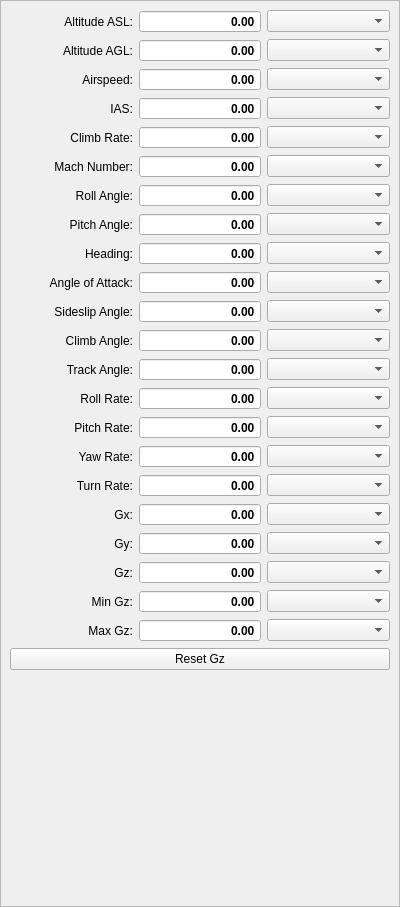
<?xml version="1.0" encoding="UTF-8"?>
<ui version="4.0">
 <class>DockWidgetData</class>
 <widget class="QDockWidget" name="DockWidgetData">
  <property name="geometry">
   <rect>
    <x>0</x>
    <y>0</y>
    <width>400</width>
    <height>907</height>
   </rect>
  </property>
  <property name="locale">
   <locale language="English" country="UnitedStates"/>
  </property>
  <property name="windowTitle">
   <string>Data</string>
  </property>
  <widget class="QWidget" name="dockWidgetContents">
   <layout class="QGridLayout" name="gridLayout_4">
    <property name="leftMargin">
     <number>0</number>
    </property>
    <property name="topMargin">
     <number>0</number>
    </property>
    <property name="rightMargin">
     <number>0</number>
    </property>
    <property name="bottomMargin">
     <number>0</number>
    </property>
    <item row="0" column="0">
     <widget class="QScrollArea" name="scrollArea">
      <property name="widgetResizable">
       <bool>true</bool>
      </property>
      <widget class="QWidget" name="scrollAreaWidgetContents">
       <property name="geometry">
        <rect>
         <x>0</x>
         <y>0</y>
         <width>398</width>
         <height>880</height>
        </rect>
       </property>
       <layout class="QGridLayout" name="gridLayout_3">
        <item row="0" column="0">
         <layout class="QGridLayout" name="gridLayout">
          <item row="12" column="2" rowspan="2">
           <widget class="ComboUnitsAngle" name="comboTrackAngle"/>
          </item>
          <item row="17" column="0">
           <widget class="QLabel" name="labelTurnRate">
            <property name="text">
             <string>Turn Rate:</string>
            </property>
            <property name="alignment">
             <set>Qt::AlignRight|Qt::AlignTrailing|Qt::AlignVCenter</set>
            </property>
           </widget>
          </item>
          <item row="17" column="1">
           <widget class="SpinBoxHighlight" name="spinTurnRate">
            <property name="font">
             <font>
              <weight>75</weight>
              <bold>true</bold>
             </font>
            </property>
            <property name="focusPolicy">
             <enum>Qt::NoFocus</enum>
            </property>
            <property name="alignment">
             <set>Qt::AlignRight|Qt::AlignTrailing|Qt::AlignVCenter</set>
            </property>
            <property name="readOnly">
             <bool>true</bool>
            </property>
            <property name="buttonSymbols">
             <enum>QAbstractSpinBox::NoButtons</enum>
            </property>
            <property name="minimum">
             <double>-99999.990000000005239</double>
            </property>
            <property name="maximum">
             <double>99999.990000000005239</double>
            </property>
           </widget>
          </item>
          <item row="17" column="2">
           <widget class="ComboUnitsRotation" name="comboTurnRate"/>
          </item>
          <item row="2" column="2">
           <widget class="ComboUnitsVelocity" name="comboAirspeed"/>
          </item>
          <item row="21" column="1">
           <widget class="QDoubleSpinBox" name="spinMinGz">
            <property name="font">
             <font>
              <weight>75</weight>
              <bold>true</bold>
             </font>
            </property>
            <property name="focusPolicy">
             <enum>Qt::NoFocus</enum>
            </property>
            <property name="frame">
             <bool>true</bool>
            </property>
            <property name="alignment">
             <set>Qt::AlignRight|Qt::AlignTrailing|Qt::AlignVCenter</set>
            </property>
            <property name="readOnly">
             <bool>true</bool>
            </property>
            <property name="buttonSymbols">
             <enum>QAbstractSpinBox::NoButtons</enum>
            </property>
            <property name="minimum">
             <double>-99999.990000000005239</double>
            </property>
            <property name="maximum">
             <double>99999.990000000005239</double>
            </property>
           </widget>
          </item>
          <item row="21" column="2">
           <widget class="ComboUnitsNumber" name="comboMinGz"/>
          </item>
          <item row="21" column="0">
           <widget class="QLabel" name="labelMinGz">
            <property name="text">
             <string>Min Gz:</string>
            </property>
            <property name="alignment">
             <set>Qt::AlignRight|Qt::AlignTrailing|Qt::AlignVCenter</set>
            </property>
           </widget>
          </item>
          <item row="2" column="0">
           <widget class="QLabel" name="labelAirspeed">
            <property name="text">
             <string>Airspeed:</string>
            </property>
            <property name="alignment">
             <set>Qt::AlignRight|Qt::AlignTrailing|Qt::AlignVCenter</set>
            </property>
           </widget>
          </item>
          <item row="1" column="2">
           <widget class="ComboUnitsLength" name="comboAltitudeAGL"/>
          </item>
          <item row="5" column="0">
           <widget class="QLabel" name="labelMachNo">
            <property name="text">
             <string>Mach Number:</string>
            </property>
            <property name="alignment">
             <set>Qt::AlignRight|Qt::AlignTrailing|Qt::AlignVCenter</set>
            </property>
           </widget>
          </item>
          <item row="8" column="2">
           <widget class="ComboUnitsAngle" name="comboHeading"/>
          </item>
          <item row="6" column="2">
           <widget class="ComboUnitsAngle" name="comboRollAngle"/>
          </item>
          <item row="2" column="1">
           <widget class="SpinBoxHighlight" name="spinAirspeed">
            <property name="font">
             <font>
              <weight>75</weight>
              <bold>true</bold>
             </font>
            </property>
            <property name="focusPolicy">
             <enum>Qt::NoFocus</enum>
            </property>
            <property name="frame">
             <bool>true</bool>
            </property>
            <property name="alignment">
             <set>Qt::AlignRight|Qt::AlignTrailing|Qt::AlignVCenter</set>
            </property>
            <property name="readOnly">
             <bool>true</bool>
            </property>
            <property name="buttonSymbols">
             <enum>QAbstractSpinBox::NoButtons</enum>
            </property>
            <property name="minimum">
             <double>-99999.990000000005239</double>
            </property>
            <property name="maximum">
             <double>99999.990000000005239</double>
            </property>
           </widget>
          </item>
          <item row="9" column="0">
           <widget class="QLabel" name="labelAoA">
            <property name="text">
             <string>Angle of Attack:</string>
            </property>
            <property name="alignment">
             <set>Qt::AlignRight|Qt::AlignTrailing|Qt::AlignVCenter</set>
            </property>
           </widget>
          </item>
          <item row="7" column="0">
           <widget class="QLabel" name="labelPitchAngle">
            <property name="text">
             <string>Pitch Angle:</string>
            </property>
            <property name="alignment">
             <set>Qt::AlignRight|Qt::AlignTrailing|Qt::AlignVCenter</set>
            </property>
           </widget>
          </item>
          <item row="10" column="1">
           <widget class="SpinBoxHighlight" name="spinSideslipAngle">
            <property name="font">
             <font>
              <weight>75</weight>
              <bold>true</bold>
             </font>
            </property>
            <property name="focusPolicy">
             <enum>Qt::NoFocus</enum>
            </property>
            <property name="frame">
             <bool>true</bool>
            </property>
            <property name="alignment">
             <set>Qt::AlignRight|Qt::AlignTrailing|Qt::AlignVCenter</set>
            </property>
            <property name="readOnly">
             <bool>true</bool>
            </property>
            <property name="buttonSymbols">
             <enum>QAbstractSpinBox::NoButtons</enum>
            </property>
            <property name="minimum">
             <double>-99999.990000000005239</double>
            </property>
            <property name="maximum">
             <double>99999.990000000005239</double>
            </property>
           </widget>
          </item>
          <item row="14" column="1">
           <widget class="SpinBoxHighlight" name="spinRollRate">
            <property name="font">
             <font>
              <weight>75</weight>
              <bold>true</bold>
             </font>
            </property>
            <property name="focusPolicy">
             <enum>Qt::NoFocus</enum>
            </property>
            <property name="frame">
             <bool>true</bool>
            </property>
            <property name="alignment">
             <set>Qt::AlignRight|Qt::AlignTrailing|Qt::AlignVCenter</set>
            </property>
            <property name="readOnly">
             <bool>true</bool>
            </property>
            <property name="buttonSymbols">
             <enum>QAbstractSpinBox::NoButtons</enum>
            </property>
            <property name="minimum">
             <double>-99999.990000000005239</double>
            </property>
            <property name="maximum">
             <double>99999.990000000005239</double>
            </property>
           </widget>
          </item>
          <item row="14" column="0">
           <widget class="QLabel" name="labelRollRate">
            <property name="text">
             <string>Roll Rate:</string>
            </property>
            <property name="alignment">
             <set>Qt::AlignRight|Qt::AlignTrailing|Qt::AlignVCenter</set>
            </property>
           </widget>
          </item>
          <item row="6" column="1">
           <widget class="SpinBoxHighlight" name="spinRollAngle">
            <property name="font">
             <font>
              <weight>75</weight>
              <bold>true</bold>
             </font>
            </property>
            <property name="focusPolicy">
             <enum>Qt::NoFocus</enum>
            </property>
            <property name="frame">
             <bool>true</bool>
            </property>
            <property name="alignment">
             <set>Qt::AlignRight|Qt::AlignTrailing|Qt::AlignVCenter</set>
            </property>
            <property name="readOnly">
             <bool>true</bool>
            </property>
            <property name="buttonSymbols">
             <enum>QAbstractSpinBox::NoButtons</enum>
            </property>
            <property name="minimum">
             <double>-99999.990000000005239</double>
            </property>
            <property name="maximum">
             <double>99999.990000000005239</double>
            </property>
           </widget>
          </item>
          <item row="19" column="2">
           <widget class="ComboUnitsNumber" name="comboGy"/>
          </item>
          <item row="14" column="2">
           <widget class="ComboUnitsRotation" name="comboRollRate"/>
          </item>
          <item row="16" column="0">
           <widget class="QLabel" name="labelYawRate">
            <property name="text">
             <string>Yaw Rate:</string>
            </property>
            <property name="alignment">
             <set>Qt::AlignRight|Qt::AlignTrailing|Qt::AlignVCenter</set>
            </property>
           </widget>
          </item>
          <item row="16" column="2">
           <widget class="ComboUnitsRotation" name="comboYawRate"/>
          </item>
          <item row="6" column="0">
           <widget class="QLabel" name="labelRollAngle">
            <property name="text">
             <string>Roll Angle:</string>
            </property>
            <property name="alignment">
             <set>Qt::AlignRight|Qt::AlignTrailing|Qt::AlignVCenter</set>
            </property>
           </widget>
          </item>
          <item row="22" column="1">
           <widget class="SpinBoxHighlight" name="spinMaxGz">
            <property name="font">
             <font>
              <weight>75</weight>
              <bold>true</bold>
             </font>
            </property>
            <property name="focusPolicy">
             <enum>Qt::NoFocus</enum>
            </property>
            <property name="frame">
             <bool>true</bool>
            </property>
            <property name="alignment">
             <set>Qt::AlignRight|Qt::AlignTrailing|Qt::AlignVCenter</set>
            </property>
            <property name="readOnly">
             <bool>true</bool>
            </property>
            <property name="buttonSymbols">
             <enum>QAbstractSpinBox::NoButtons</enum>
            </property>
            <property name="minimum">
             <double>-99999.990000000005239</double>
            </property>
            <property name="maximum">
             <double>99999.990000000005239</double>
            </property>
           </widget>
          </item>
          <item row="19" column="0">
           <widget class="QLabel" name="labelGy">
            <property name="text">
             <string>Gy:</string>
            </property>
            <property name="alignment">
             <set>Qt::AlignRight|Qt::AlignTrailing|Qt::AlignVCenter</set>
            </property>
           </widget>
          </item>
          <item row="9" column="2">
           <widget class="ComboUnitsAngle" name="comboAngleOfAttack"/>
          </item>
          <item row="15" column="0">
           <widget class="QLabel" name="labelPitchRate">
            <property name="text">
             <string>Pitch Rate:</string>
            </property>
            <property name="alignment">
             <set>Qt::AlignRight|Qt::AlignTrailing|Qt::AlignVCenter</set>
            </property>
           </widget>
          </item>
          <item row="9" column="1">
           <widget class="SpinBoxHighlight" name="spinAngleOfAttack">
            <property name="font">
             <font>
              <weight>75</weight>
              <bold>true</bold>
             </font>
            </property>
            <property name="focusPolicy">
             <enum>Qt::NoFocus</enum>
            </property>
            <property name="frame">
             <bool>true</bool>
            </property>
            <property name="alignment">
             <set>Qt::AlignRight|Qt::AlignTrailing|Qt::AlignVCenter</set>
            </property>
            <property name="readOnly">
             <bool>true</bool>
            </property>
            <property name="buttonSymbols">
             <enum>QAbstractSpinBox::NoButtons</enum>
            </property>
            <property name="minimum">
             <double>-99999.990000000005239</double>
            </property>
            <property name="maximum">
             <double>99999.990000000005239</double>
            </property>
           </widget>
          </item>
          <item row="5" column="2">
           <widget class="ComboUnitsNumber" name="comboMachNumber"/>
          </item>
          <item row="4" column="0">
           <widget class="QLabel" name="labelClimbRate">
            <property name="text">
             <string>Climb Rate:</string>
            </property>
            <property name="alignment">
             <set>Qt::AlignRight|Qt::AlignTrailing|Qt::AlignVCenter</set>
            </property>
           </widget>
          </item>
          <item row="0" column="0">
           <widget class="QLabel" name="labelAltitudeASL">
            <property name="text">
             <string>Altitude ASL:</string>
            </property>
            <property name="alignment">
             <set>Qt::AlignRight|Qt::AlignTrailing|Qt::AlignVCenter</set>
            </property>
           </widget>
          </item>
          <item row="5" column="1">
           <widget class="SpinBoxHighlight" name="spinMachNumber">
            <property name="font">
             <font>
              <weight>75</weight>
              <bold>true</bold>
             </font>
            </property>
            <property name="focusPolicy">
             <enum>Qt::NoFocus</enum>
            </property>
            <property name="frame">
             <bool>true</bool>
            </property>
            <property name="alignment">
             <set>Qt::AlignRight|Qt::AlignTrailing|Qt::AlignVCenter</set>
            </property>
            <property name="readOnly">
             <bool>true</bool>
            </property>
            <property name="buttonSymbols">
             <enum>QAbstractSpinBox::NoButtons</enum>
            </property>
            <property name="minimum">
             <double>-99999.990000000005239</double>
            </property>
            <property name="maximum">
             <double>99999.990000000005239</double>
            </property>
           </widget>
          </item>
          <item row="16" column="1">
           <widget class="SpinBoxHighlight" name="spinYawRate">
            <property name="font">
             <font>
              <weight>75</weight>
              <bold>true</bold>
             </font>
            </property>
            <property name="focusPolicy">
             <enum>Qt::NoFocus</enum>
            </property>
            <property name="frame">
             <bool>true</bool>
            </property>
            <property name="alignment">
             <set>Qt::AlignRight|Qt::AlignTrailing|Qt::AlignVCenter</set>
            </property>
            <property name="readOnly">
             <bool>true</bool>
            </property>
            <property name="buttonSymbols">
             <enum>QAbstractSpinBox::NoButtons</enum>
            </property>
            <property name="minimum">
             <double>-99999.990000000005239</double>
            </property>
            <property name="maximum">
             <double>99999.990000000005239</double>
            </property>
           </widget>
          </item>
          <item row="20" column="1">
           <widget class="SpinBoxHighlight" name="spinGz">
            <property name="font">
             <font>
              <weight>75</weight>
              <bold>true</bold>
             </font>
            </property>
            <property name="focusPolicy">
             <enum>Qt::NoFocus</enum>
            </property>
            <property name="frame">
             <bool>true</bool>
            </property>
            <property name="alignment">
             <set>Qt::AlignRight|Qt::AlignTrailing|Qt::AlignVCenter</set>
            </property>
            <property name="readOnly">
             <bool>true</bool>
            </property>
            <property name="buttonSymbols">
             <enum>QAbstractSpinBox::NoButtons</enum>
            </property>
            <property name="minimum">
             <double>-99999.990000000005239</double>
            </property>
            <property name="maximum">
             <double>99999.990000000005239</double>
            </property>
           </widget>
          </item>
          <item row="8" column="1">
           <widget class="SpinBoxHighlight" name="spinHeading">
            <property name="font">
             <font>
              <weight>75</weight>
              <bold>true</bold>
             </font>
            </property>
            <property name="focusPolicy">
             <enum>Qt::NoFocus</enum>
            </property>
            <property name="frame">
             <bool>true</bool>
            </property>
            <property name="alignment">
             <set>Qt::AlignRight|Qt::AlignTrailing|Qt::AlignVCenter</set>
            </property>
            <property name="readOnly">
             <bool>true</bool>
            </property>
            <property name="buttonSymbols">
             <enum>QAbstractSpinBox::NoButtons</enum>
            </property>
            <property name="minimum">
             <double>-99999.990000000005239</double>
            </property>
            <property name="maximum">
             <double>99999.990000000005239</double>
            </property>
           </widget>
          </item>
          <item row="15" column="1">
           <widget class="SpinBoxHighlight" name="spinPitchRate">
            <property name="font">
             <font>
              <weight>75</weight>
              <bold>true</bold>
             </font>
            </property>
            <property name="focusPolicy">
             <enum>Qt::NoFocus</enum>
            </property>
            <property name="frame">
             <bool>true</bool>
            </property>
            <property name="alignment">
             <set>Qt::AlignRight|Qt::AlignTrailing|Qt::AlignVCenter</set>
            </property>
            <property name="readOnly">
             <bool>true</bool>
            </property>
            <property name="buttonSymbols">
             <enum>QAbstractSpinBox::NoButtons</enum>
            </property>
            <property name="minimum">
             <double>-99999.990000000005239</double>
            </property>
            <property name="maximum">
             <double>99999.990000000005239</double>
            </property>
           </widget>
          </item>
          <item row="7" column="2">
           <widget class="ComboUnitsAngle" name="comboPitchAngle"/>
          </item>
          <item row="4" column="2">
           <widget class="ComboUnitsVelocity" name="comboClimbRate"/>
          </item>
          <item row="18" column="2">
           <widget class="ComboUnitsNumber" name="comboGx"/>
          </item>
          <item row="20" column="2">
           <widget class="ComboUnitsNumber" name="comboGz"/>
          </item>
          <item row="0" column="2">
           <widget class="ComboUnitsLength" name="comboAltitudeASL"/>
          </item>
          <item row="7" column="1">
           <widget class="SpinBoxHighlight" name="spinPitchAngle">
            <property name="font">
             <font>
              <weight>75</weight>
              <bold>true</bold>
             </font>
            </property>
            <property name="focusPolicy">
             <enum>Qt::NoFocus</enum>
            </property>
            <property name="frame">
             <bool>true</bool>
            </property>
            <property name="alignment">
             <set>Qt::AlignRight|Qt::AlignTrailing|Qt::AlignVCenter</set>
            </property>
            <property name="readOnly">
             <bool>true</bool>
            </property>
            <property name="buttonSymbols">
             <enum>QAbstractSpinBox::NoButtons</enum>
            </property>
            <property name="minimum">
             <double>-99999.990000000005239</double>
            </property>
            <property name="maximum">
             <double>99999.990000000005239</double>
            </property>
           </widget>
          </item>
          <item row="10" column="0">
           <widget class="QLabel" name="labelSideslip">
            <property name="text">
             <string>Sideslip Angle:</string>
            </property>
            <property name="alignment">
             <set>Qt::AlignRight|Qt::AlignTrailing|Qt::AlignVCenter</set>
            </property>
           </widget>
          </item>
          <item row="22" column="2">
           <widget class="ComboUnitsNumber" name="comboMaxGz"/>
          </item>
          <item row="20" column="0">
           <widget class="QLabel" name="labelGz">
            <property name="text">
             <string>Gz:</string>
            </property>
            <property name="alignment">
             <set>Qt::AlignRight|Qt::AlignTrailing|Qt::AlignVCenter</set>
            </property>
           </widget>
          </item>
          <item row="1" column="1">
           <widget class="SpinBoxHighlight" name="spinAltitudeAGL">
            <property name="font">
             <font>
              <weight>75</weight>
              <bold>true</bold>
             </font>
            </property>
            <property name="focusPolicy">
             <enum>Qt::NoFocus</enum>
            </property>
            <property name="frame">
             <bool>true</bool>
            </property>
            <property name="alignment">
             <set>Qt::AlignRight|Qt::AlignTrailing|Qt::AlignVCenter</set>
            </property>
            <property name="readOnly">
             <bool>true</bool>
            </property>
            <property name="buttonSymbols">
             <enum>QAbstractSpinBox::NoButtons</enum>
            </property>
            <property name="minimum">
             <double>-99999.990000000005239</double>
            </property>
            <property name="maximum">
             <double>99999.990000000005239</double>
            </property>
           </widget>
          </item>
          <item row="22" column="0">
           <widget class="QLabel" name="labelMaxGz">
            <property name="text">
             <string>Max Gz:</string>
            </property>
            <property name="alignment">
             <set>Qt::AlignRight|Qt::AlignTrailing|Qt::AlignVCenter</set>
            </property>
           </widget>
          </item>
          <item row="15" column="2">
           <widget class="ComboUnitsRotation" name="comboPitchRate"/>
          </item>
          <item row="18" column="1">
           <widget class="SpinBoxHighlight" name="spinGx">
            <property name="font">
             <font>
              <weight>75</weight>
              <bold>true</bold>
             </font>
            </property>
            <property name="focusPolicy">
             <enum>Qt::NoFocus</enum>
            </property>
            <property name="frame">
             <bool>true</bool>
            </property>
            <property name="alignment">
             <set>Qt::AlignRight|Qt::AlignTrailing|Qt::AlignVCenter</set>
            </property>
            <property name="readOnly">
             <bool>true</bool>
            </property>
            <property name="buttonSymbols">
             <enum>QAbstractSpinBox::NoButtons</enum>
            </property>
            <property name="minimum">
             <double>-99999.990000000005239</double>
            </property>
            <property name="maximum">
             <double>99999.990000000005239</double>
            </property>
           </widget>
          </item>
          <item row="10" column="2">
           <widget class="ComboUnitsAngle" name="comboSideslipAngle"/>
          </item>
          <item row="11" column="0">
           <widget class="QLabel" name="labelClimbAngle">
            <property name="text">
             <string>Climb Angle:</string>
            </property>
            <property name="alignment">
             <set>Qt::AlignRight|Qt::AlignTrailing|Qt::AlignVCenter</set>
            </property>
           </widget>
          </item>
          <item row="11" column="1">
           <widget class="SpinBoxHighlight" name="spinClimbAngle">
            <property name="font">
             <font>
              <weight>75</weight>
              <bold>true</bold>
             </font>
            </property>
            <property name="focusPolicy">
             <enum>Qt::NoFocus</enum>
            </property>
            <property name="frame">
             <bool>true</bool>
            </property>
            <property name="alignment">
             <set>Qt::AlignRight|Qt::AlignTrailing|Qt::AlignVCenter</set>
            </property>
            <property name="readOnly">
             <bool>true</bool>
            </property>
            <property name="buttonSymbols">
             <enum>QAbstractSpinBox::NoButtons</enum>
            </property>
            <property name="minimum">
             <double>-99999.990000000005239</double>
            </property>
            <property name="maximum">
             <double>99999.990000000005239</double>
            </property>
           </widget>
          </item>
          <item row="11" column="2">
           <widget class="ComboUnitsAngle" name="comboClimbAngle"/>
          </item>
          <item row="12" column="0" rowspan="2">
           <widget class="QLabel" name="labelTrackAngle">
            <property name="text">
             <string>Track Angle:</string>
            </property>
            <property name="alignment">
             <set>Qt::AlignRight|Qt::AlignTrailing|Qt::AlignVCenter</set>
            </property>
           </widget>
          </item>
          <item row="12" column="1" rowspan="2">
           <widget class="SpinBoxHighlight" name="spinTrackAngle">
            <property name="font">
             <font>
              <weight>75</weight>
              <bold>true</bold>
             </font>
            </property>
            <property name="focusPolicy">
             <enum>Qt::NoFocus</enum>
            </property>
            <property name="frame">
             <bool>true</bool>
            </property>
            <property name="alignment">
             <set>Qt::AlignRight|Qt::AlignTrailing|Qt::AlignVCenter</set>
            </property>
            <property name="readOnly">
             <bool>true</bool>
            </property>
            <property name="buttonSymbols">
             <enum>QAbstractSpinBox::NoButtons</enum>
            </property>
            <property name="minimum">
             <double>-99999.990000000005239</double>
            </property>
            <property name="maximum">
             <double>99999.990000000005239</double>
            </property>
           </widget>
          </item>
          <item row="1" column="0">
           <widget class="QLabel" name="labelAltitudeAGL">
            <property name="text">
             <string>Altitude AGL:</string>
            </property>
            <property name="alignment">
             <set>Qt::AlignRight|Qt::AlignTrailing|Qt::AlignVCenter</set>
            </property>
           </widget>
          </item>
          <item row="19" column="1">
           <widget class="SpinBoxHighlight" name="spinGy">
            <property name="font">
             <font>
              <weight>75</weight>
              <bold>true</bold>
             </font>
            </property>
            <property name="focusPolicy">
             <enum>Qt::NoFocus</enum>
            </property>
            <property name="frame">
             <bool>true</bool>
            </property>
            <property name="alignment">
             <set>Qt::AlignRight|Qt::AlignTrailing|Qt::AlignVCenter</set>
            </property>
            <property name="readOnly">
             <bool>true</bool>
            </property>
            <property name="buttonSymbols">
             <enum>QAbstractSpinBox::NoButtons</enum>
            </property>
            <property name="minimum">
             <double>-99999.990000000005239</double>
            </property>
            <property name="maximum">
             <double>99999.990000000005239</double>
            </property>
           </widget>
          </item>
          <item row="0" column="1">
           <widget class="SpinBoxHighlight" name="spinAltitudeASL">
            <property name="enabled">
             <bool>true</bool>
            </property>
            <property name="font">
             <font>
              <weight>75</weight>
              <bold>true</bold>
             </font>
            </property>
            <property name="focusPolicy">
             <enum>Qt::NoFocus</enum>
            </property>
            <property name="frame">
             <bool>true</bool>
            </property>
            <property name="alignment">
             <set>Qt::AlignRight|Qt::AlignTrailing|Qt::AlignVCenter</set>
            </property>
            <property name="readOnly">
             <bool>true</bool>
            </property>
            <property name="buttonSymbols">
             <enum>QAbstractSpinBox::NoButtons</enum>
            </property>
            <property name="minimum">
             <double>-99999.990000000005239</double>
            </property>
            <property name="maximum">
             <double>99999.990000000005239</double>
            </property>
           </widget>
          </item>
          <item row="18" column="0">
           <widget class="QLabel" name="labelGx">
            <property name="text">
             <string>Gx:</string>
            </property>
            <property name="alignment">
             <set>Qt::AlignRight|Qt::AlignTrailing|Qt::AlignVCenter</set>
            </property>
           </widget>
          </item>
          <item row="4" column="1">
           <widget class="SpinBoxHighlight" name="spinClimbRate">
            <property name="font">
             <font>
              <weight>75</weight>
              <bold>true</bold>
             </font>
            </property>
            <property name="focusPolicy">
             <enum>Qt::NoFocus</enum>
            </property>
            <property name="frame">
             <bool>true</bool>
            </property>
            <property name="alignment">
             <set>Qt::AlignRight|Qt::AlignTrailing|Qt::AlignVCenter</set>
            </property>
            <property name="readOnly">
             <bool>true</bool>
            </property>
            <property name="buttonSymbols">
             <enum>QAbstractSpinBox::NoButtons</enum>
            </property>
            <property name="minimum">
             <double>-99999.990000000005239</double>
            </property>
            <property name="maximum">
             <double>99999.990000000005239</double>
            </property>
           </widget>
          </item>
          <item row="8" column="0">
           <widget class="QLabel" name="labelYawAngle">
            <property name="text">
             <string>Heading:</string>
            </property>
            <property name="alignment">
             <set>Qt::AlignRight|Qt::AlignTrailing|Qt::AlignVCenter</set>
            </property>
           </widget>
          </item>
          <item row="3" column="0">
           <widget class="QLabel" name="label">
            <property name="text">
             <string>IAS:</string>
            </property>
            <property name="alignment">
             <set>Qt::AlignRight|Qt::AlignTrailing|Qt::AlignVCenter</set>
            </property>
           </widget>
          </item>
          <item row="3" column="1">
           <widget class="SpinBoxHighlight" name="spinIAS">
            <property name="font">
             <font>
              <weight>75</weight>
              <bold>true</bold>
             </font>
            </property>
            <property name="focusPolicy">
             <enum>Qt::NoFocus</enum>
            </property>
            <property name="alignment">
             <set>Qt::AlignRight|Qt::AlignTrailing|Qt::AlignVCenter</set>
            </property>
            <property name="readOnly">
             <bool>true</bool>
            </property>
            <property name="buttonSymbols">
             <enum>QAbstractSpinBox::NoButtons</enum>
            </property>
            <property name="minimum">
             <double>-99999.990000000005239</double>
            </property>
            <property name="maximum">
             <double>99999.990000000005239</double>
            </property>
           </widget>
          </item>
          <item row="3" column="2">
           <widget class="ComboUnitsVelocity" name="comboIAS"/>
          </item>
         </layout>
        </item>
        <item row="2" column="0">
         <spacer name="verticalSpacer">
          <property name="orientation">
           <enum>Qt::Vertical</enum>
          </property>
          <property name="sizeHint" stdset="0">
           <size>
            <width>20</width>
            <height>142</height>
           </size>
          </property>
         </spacer>
        </item>
        <item row="1" column="0">
         <widget class="QPushButton" name="buttonResetGz">
          <property name="text">
           <string>Reset Gz</string>
          </property>
         </widget>
        </item>
       </layout>
      </widget>
     </widget>
    </item>
   </layout>
  </widget>
 </widget>
 <customwidgets>
  <customwidget>
   <class>ComboUnitsAngle</class>
   <extends>QComboBox</extends>
   <header>gui/ComboUnitsAngle.h</header>
  </customwidget>
  <customwidget>
   <class>ComboUnitsVelocity</class>
   <extends>QComboBox</extends>
   <header>gui/ComboUnitsVelocity.h</header>
  </customwidget>
  <customwidget>
   <class>ComboUnitsLength</class>
   <extends>QComboBox</extends>
   <header>gui/ComboUnitsLength.h</header>
  </customwidget>
  <customwidget>
   <class>ComboUnitsNumber</class>
   <extends>QComboBox</extends>
   <header>gui/ComboUnitsNumber.h</header>
  </customwidget>
  <customwidget>
   <class>ComboUnitsRotation</class>
   <extends>QComboBox</extends>
   <header>gui/ComboUnitsRotation.h</header>
  </customwidget>
  <customwidget>
   <class>SpinBoxHighlight</class>
   <extends>QDoubleSpinBox</extends>
   <header>gui/SpinBoxHighlight.h</header>
  </customwidget>
 </customwidgets>
 <tabstops>
  <tabstop>scrollArea</tabstop>
  <tabstop>comboAltitudeASL</tabstop>
  <tabstop>comboAltitudeAGL</tabstop>
  <tabstop>comboAirspeed</tabstop>
  <tabstop>comboIAS</tabstop>
  <tabstop>comboClimbRate</tabstop>
  <tabstop>comboMachNumber</tabstop>
  <tabstop>comboRollAngle</tabstop>
  <tabstop>comboPitchAngle</tabstop>
  <tabstop>comboHeading</tabstop>
  <tabstop>comboAngleOfAttack</tabstop>
  <tabstop>comboSideslipAngle</tabstop>
  <tabstop>comboClimbAngle</tabstop>
  <tabstop>comboTrackAngle</tabstop>
  <tabstop>comboRollRate</tabstop>
  <tabstop>comboPitchRate</tabstop>
  <tabstop>comboYawRate</tabstop>
  <tabstop>comboTurnRate</tabstop>
  <tabstop>comboGx</tabstop>
  <tabstop>comboGy</tabstop>
  <tabstop>comboGz</tabstop>
  <tabstop>comboMinGz</tabstop>
  <tabstop>comboMaxGz</tabstop>
  <tabstop>buttonResetGz</tabstop>
 </tabstops>
 <resources/>
 <connections/>
</ui>
